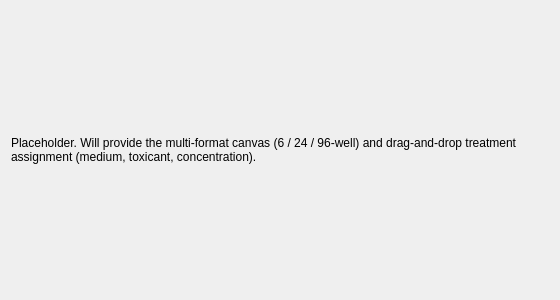
<?xml version="1.0" encoding="UTF-8"?>
<ui version="4.0">
 <class>SetupPlates</class>
 <widget class="QWidget" name="SetupPlates">
  <property name="geometry">
   <rect>
    <x>0</x>
    <y>0</y>
    <width>560</width>
    <height>300</height>
   </rect>
  </property>
  <property name="windowTitle">
   <string>Plate Layout</string>
  </property>
  <layout class="QVBoxLayout" name="controls_layout">
   <item>
    <widget class="QLabel" name="placeholder_label">
     <property name="text">
      <string>Placeholder. Will provide the multi-format canvas (6 / 24 / 96-well) and drag-and-drop treatment assignment (medium, toxicant, concentration).</string>
     </property>
     <property name="wordWrap">
      <bool>true</bool>
     </property>
    </widget>
   </item>
  </layout>
 </widget>
 <resources/>
 <connections/>
</ui>
